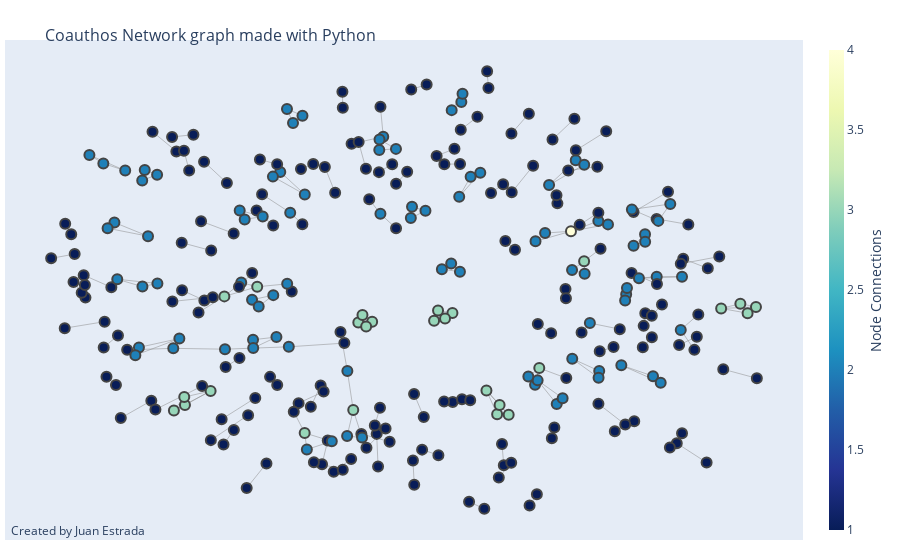

Notebook source saved alongside this figure:
### Code cell
fig = go.Figure(data=[edge_trace, node_trace],
             layout=go.Layout(
                title='<br>Coauthos Network graph made with Python',
                titlefont_size=16,
                showlegend=False,
                hovermode='closest',
                margin=dict(b=20,l=5,r=5,t=40),
                annotations=[ dict(
                    text="Created by Juan Estrada",
                    showarrow=False,
                    xref="paper", yref="paper",
                    x=0.005, y=-0.002 ) ],
                xaxis=dict(showgrid=False, zeroline=False, showticklabels=False),
                yaxis=dict(showgrid=False, zeroline=False, showticklabels=False))
                )
fig.show()

### Figure 1 — Plotly figure (JSON) as saved in the notebook; plotly's stock layout.template omitted (floating-point values rounded to 4 significant figures; data arrays with more than 128 entries replaced by an {"elided": "..."} marker saying what was removed)
{"data": [{"hoverinfo": "none", "line": {"color": "#888", "width": 0.5}, "mode": "lines", "type": "scatter", "x": {"elided": "675 float values"}, "y": {"elided": "675 float values"}}, {"hoverinfo": "text", "marker": {"color": {"elided": "303 int values"}, "colorbar": {"thickness": 15, "title": {"side": "right", "text": "Node Connections"}, "xanchor": "left"}, "colorscale": [[0, "rgb(255,255,217)"], [0.125, "rgb(237,248,177)"], [0.25, "rgb(199,233,180)"], [0.375, "rgb(127,205,187)"], [0.5, "rgb(65,182,196)"], [0.625, "rgb(29,145,192)"], [0.75, "rgb(34,94,168)"], [0.875, "rgb(37,52,148)"], [1, "rgb(8,29,88)"]], "line": {"width": 2}, "reversescale": true, "showscale": true, "size": 10}, "mode": "markers", "text": {"elided": "303 str values"}, "type": "scatter", "x": {"elided": "303 float values"}, "y": {"elided": "303 float values"}}], "layout": {"annotations": [{"showarrow": false, "text": "Created by Juan Estrada", "x": 0.005, "xref": "paper", "y": -0.002, "yref": "paper"}], "hovermode": "closest", "margin": {"b": 20, "l": 5, "r": 5, "t": 40}, "showlegend": false, "title": {"font": {"size": 16}, "text": "<br>Coauthos Network graph made with Python"}, "xaxis": {"showgrid": false, "showticklabels": false, "zeroline": false}, "yaxis": {"showgrid": false, "showticklabels": false, "zeroline": false}}}
